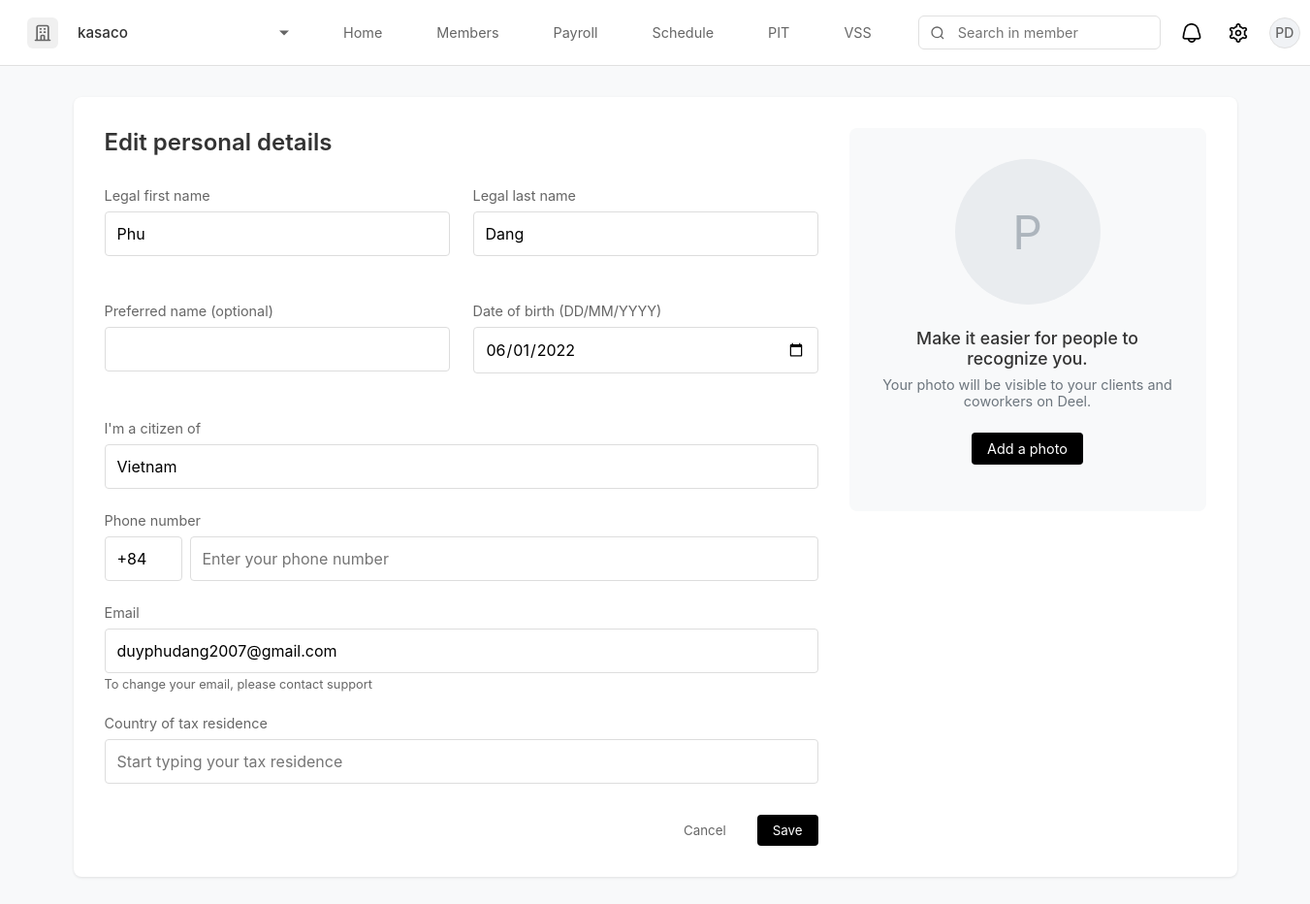
/profile/edit-personal-details (signed in), run on an earlier commit of the app's database.
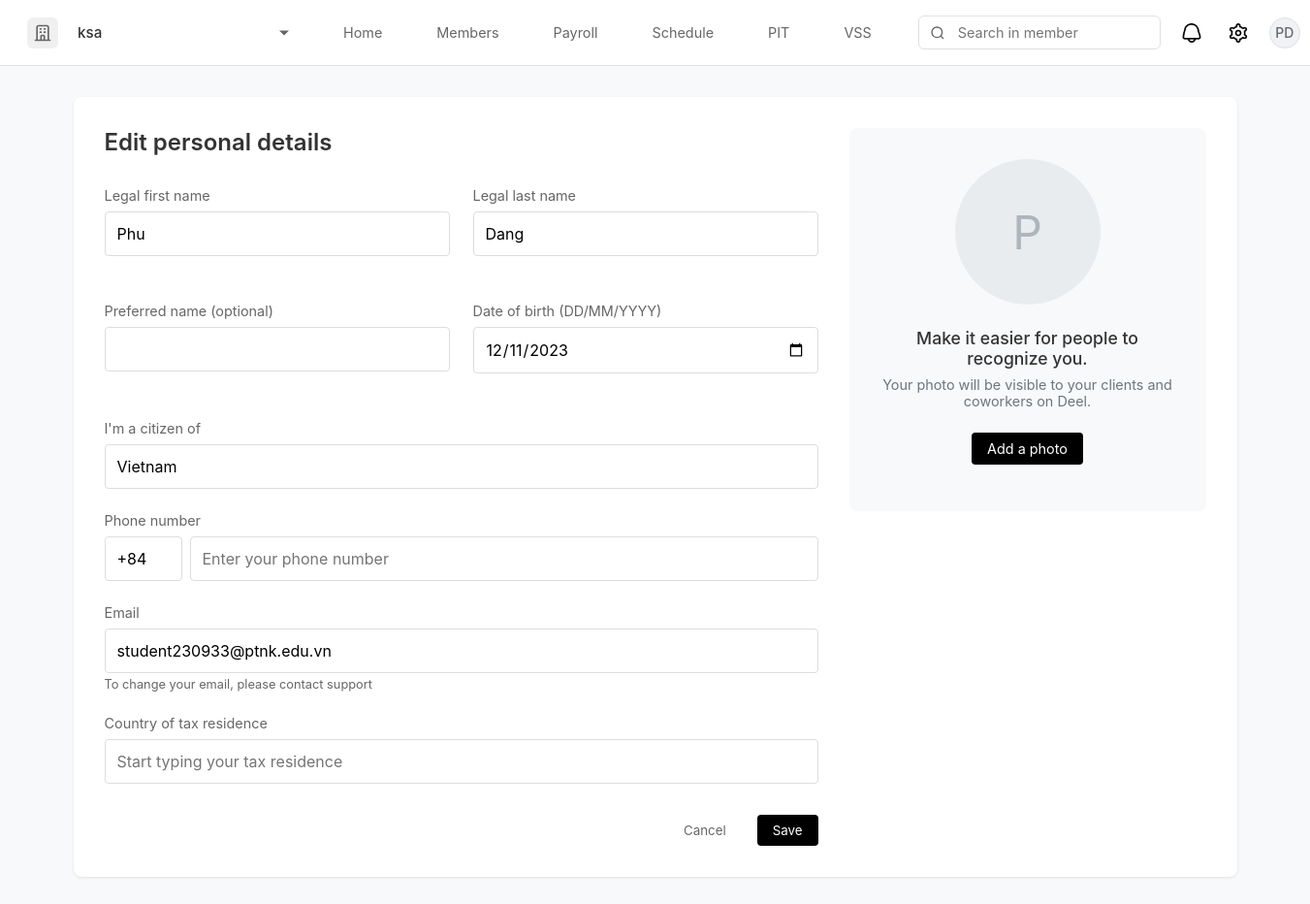
And on a later commit of the database.
### app.py (models this page shows, shortened)
class Organization(db.Model):
    id = db.Column(db.Integer, primary_key=True)
    name = db.Column(db.String(120), nullable=False)
    industry = db.Column(db.String(80))
    size = db.Column(db.String(50))
    location = db.Column(db.String(120))
    logo_url = db.Column(db.String(255))
    created_at = db.Column(db.DateTime, default=datetime.utcnow)
    users = db.relationship('User', backref='org', lazy=True)

class User(db.Model):
    id = db.Column(db.Integer, primary_key=True)
    email = db.Column(db.String(120), unique=True, nullable=False)
    password = db.Column(db.String(80), nullable=False)
    first_name = db.Column(db.String(80))
    last_name = db.Column(db.String(80))
    preferred_name = db.Column(db.String(80))
    date_of_birth = db.Column(db.String(20))
    citizenship = db.Column(db.String(80))
    phone = db.Column(db.String(20))
    tax_residence = db.Column(db.String(80))
    department = db.Column(db.String(80))
    job_title = db.Column(db.String(80))
    seniority_level = db.Column(db.String(80))
    created_at = db.Column(db.DateTime, default=datetime.utcnow)
    profile_completed = db.Column(db.Boolean, default=False)
    organization_id = db.Column(db.Integer, db.ForeignKey('organization.id'))
    organization = db.relationship('Organization')
    avatar_url = db.Column(db.String(255))
    reset_token = db.Column(db.String(100), unique=True)
    reset_token_expiry = db.Column(db.DateTime)

### app.py (the view)
@app.route('/profile/edit-personal-details')
def edit_personal_details():
    if 'user_id' not in session:
        return redirect('/login')
    user = User.query.get(session['user_id'])
    if not user:
        session.pop('user_id', None)
        return redirect('/login')
    return render_template('edit_personal_details.html', user=user)

### app.py (called while the page is built)
@app.context_processor
def inject_organization():
    if 'user_id' in session:
        user = User.query.get(session['user_id'])
        if user and user.organization_id:
            organization = Organization.query.get(user.organization_id)
            return {'organization': organization}
    return {'organization': None}

### templates/edit_personal_details.html (shortened to what this page needs)
{% extends "base.html" %}
{% block content %}
<div class="edit-details-container">
    <div class="details-section">
        <h2 class="edit-details-title">Edit personal details</h2>
        <form id="personalDetailsForm">
            <div class="form-row">
                <div class="form-group">
                    <label class="form-label">Legal first name</label>
                    <input type="text" class="form-input" id="firstName" value="{{ user.first_name }}">
                </div>
                <div class="form-group">
                    <label class="form-label">Legal last name</label>
                    <input type="text" class="form-input" id="lastName" value="{{ user.last_name }}">
                </div>
            </div>
            <div class="form-row">
                <div class="form-group">
                    <label class="form-label">Preferred name (optional)</label>
                    <input type="text" class="form-input" id="preferredName" value="{{ user.preferred_name or '' }}">
                </div>
                <div class="form-group">
                    <label class="form-label">Date of birth (DD/MM/YYYY)</label>
                    <input type="date" class="form-input" id="dateOfBirth" value="{{ user.date_of_birth }}">
                </div>
            </div>
            <div class="form-group">
                <label class="form-label">I'm a citizen of</label>
                <div class="dropdown-wrapper">
                    <input type="text" class="form-input" id="citizenship" value="{{ user.citizenship }}" placeholder="Start typing your citizenship">
                </div>
            </div>
            <div class="form-group">
                <label class="form-label">Phone number</label>
                <div class="phone-input-group">
                    <input type="text" class="form-input phone-prefix" value="+84" readonly>
                    <input type="text" class="form-input" id="phone" value="{{ user.phone or '' }}" placeholder="Enter your phone number" pattern="[0-9]*" inputmode="numeric">
                </div>
            </div>
            <div class="form-group">
                <label class="form-label">Email</label>
                <input type="email" class="form-input" value="{{ user.email }}" readonly>
                <div class="form-hint">To change your email, please contact support</div>
            </div>
            <div class="form-group">
                <label class="form-label">Country of tax residence</label>
                <div class="dropdown-wrapper">
                    <input type="text" class="form-input" id="taxResidence" value="{{ user.tax_residence or '' }}" placeholder="Start typing your tax residence">
                </div>
            </div>
            <div class="form-actions">
                <button type="button" class="btn-cancel" onclick="window.location.href='/profile/settings'">Cancel</button>
                <button type="submit" class="btn-save">Save</button>
            </div>
        </form>
    </div>
    <div class="avatar-section">
        <div class="avatar-preview" id="avatarPreview">
            {% if user.avatar_url %}
                <img src="{{ user.avatar_url }}" alt="Profile photo">
            {% else %}
                {{ user.first_name[0] if user.first_name else 'Q' }}
            {% endif %}
        </div>
        <h3 class="avatar-title">Make it easier for people to recognize you.</h3>
        <p class="avatar-description">Your photo will be visible to your clients and coworkers on Deel.</p>
        <form id="avatarForm" class="avatar-form {% if user.avatar_url %}hidden{% endif %}" enctype="multipart/form-data">
            <button type="button" class="btn-upload" onclick="document.getElementById('avatarInput').click()">
                Add a photo
            </button>
        </form>
    </div>
</div>
{% endblock %}

### templates/base.html (shortened to what this page needs)
<!DOCTYPE html>
<html lang="en">
<head>
    <link rel="stylesheet" href="https://cdn.jsdelivr.net/npm/flatpickr/dist/flatpickr.min.css">
</head>
<body>
    {% if not hide_navbar %}
    <nav class="navbar">
        <div class="company-section">
            <div class="company-logo">
                <svg xmlns="http://www.w3.org/2000/svg" fill="none" viewBox="0 0 24 24" stroke="currentColor">
                    <path stroke-linecap="round" stroke-linejoin="round" stroke-width="2" d="M19 21V5a2 2 0 00-2-2H7a2 2 0 00-2 2v16m14 0h2m-2 0h-5m-9 0H3m2 0h5M9 7h1m-1 4h1m4-4h1m-1 4h1m-5 10v-5a1 1 0 011-1h2a1 1 0 011 1v5m-4 0h4" />
                </svg>
            </div>
            <select class="company-select" onchange="if(this.value === 'add') window.location.href='/organization/setup';">
                <option value="{{ organization.id if organization else '' }}">{{ organization.name if organization else 'Select organization' }}</option>
            </select>
        </div>
        <div class="nav-links">
            <a href="/" class="nav-link {% if request.path == '/' %}active{% endif %}">Home</a>
            <a href="/members" class="nav-link {% if request.path == '/members' %}active{% endif %}">Members</a>
            <a href="#" class="nav-link {% if request.path == '/payroll' %}active{% endif %}">Payroll</a>
            <a href="#" class="nav-link {% if request.path == '/schedule' %}active{% endif %}">Schedule</a>
            <a href="#" class="nav-link {% if request.path == '/pit' %}active{% endif %}">PIT</a>
            <a href="#" class="nav-link {% if request.path == '/vss' %}active{% endif %}">VSS</a>
        </div>
        <div class="search-section">
            <div class="search-bar-wrapper">
                <div class="search-icon">
                    <svg viewBox="0 0 24 24" fill="none" stroke="currentColor" stroke-width="2">
                        <circle cx="11" cy="11" r="8"></circle>
                        <path d="M21 21l-4.35-4.35"></path>
                    </svg>
                </div>
                <input type="text" class="search-bar" placeholder="Search in member">
            </div>
            <div class="user-profile">
                <div class="notification-icon">
                    <img src="{{ url_for('static', filename='images/bell.png') }}" alt="Notifications">
                </div>
                <a href="/settings" class="settings-icon">
                    <img src="{{ url_for('static', filename='images/settings.png') }}" alt="Settings">
                </a>
                <div class="profile-pic" id="profileButton">
                    {% if user and user.avatar_url %}
                        <img src="{{ user.avatar_url }}" alt="Profile" style="width: 100%; height: 100%; object-fit: cover;">
                    {% else %}
                        <div class="avatar-initials">
                            {% if user %}
                                {% if user.preferred_name %}
                                    {{ user.preferred_name[0].upper() }}
                                {% elif user.first_name and user.last_name %}
                                    {{ (user.first_name[0] + user.last_name[0]).upper() }}
                                {% elif user.first_name %}
                                    {{ user.first_name[0].upper() }}
                                {% elif user.email %}
                                    {{ user.email[0].upper() }}
                                {% else %}
                                    U
                                {% endif %}
                            {% else %}
                                G
                            {% endif %}
                        </div>
                    {% endif %}
                </div>
            </div>
        </div>
    </nav>
    {% endif %}
    {% block content %}{% endblock %}
</body>
</html>

What changed in the data, as far as the page shows it:
changed Organization: name "kasaco" → "ksa"
changed User "PD": date_of_birth "06/01/2022" → "12/11/2023"; email "duyphudang2007@gmail.com" → "student230933@ptnk.edu.vn"
